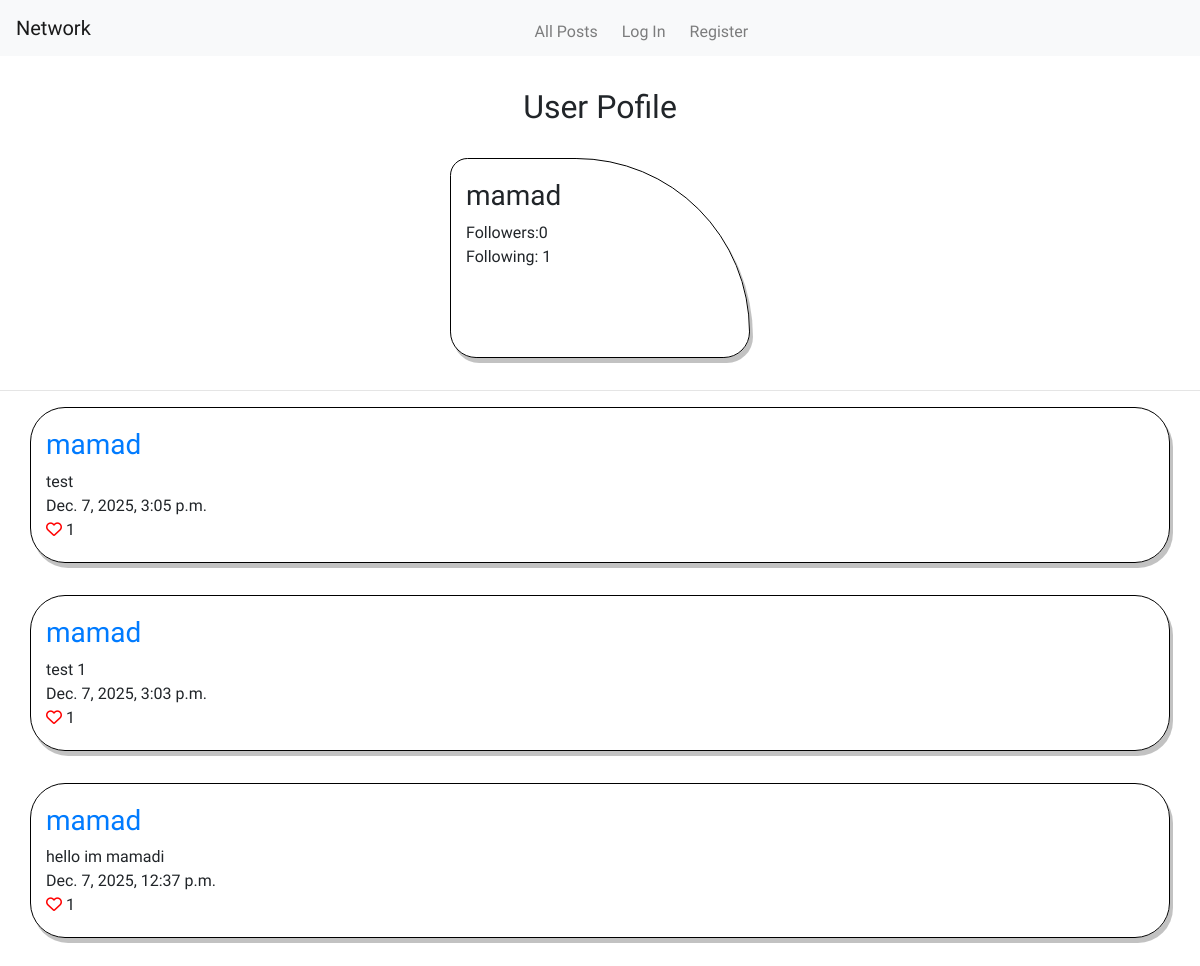
/user/2, run on the app's committed database.
### network/models.py (models this page shows, shortened)
class User(AbstractUser):
    pass

class Post(models.Model):
    user = models.ForeignKey("User", on_delete=models.CASCADE, related_name="posts")
    message = models.TextField(max_length=POST_MAX_LENGTH, blank=False)
    likes = models.ManyToManyField("User", blank=True, related_name="likes")
    created_on = models.DateTimeField(auto_now_add=True)
    modified_on = models.DateField(auto_now=True)
    @property
    def like_count(self):
        return self.likes.count()

### network/views.py (the view)
# urls.py: path("user/<str:user_id>", views.get_user, name="get_user"),
def get_user(request, user_id):
    user_profile = User.objects.get(id=user_id)
    followed_user, _ = Following.objects.get_or_create(user=user_profile)
    is_following = request.user in followed_user.followers.all()
    numbers_of_followers = followed_user.followers.count()
    number_of_users_followed = user_profile.following.count()
    post_objects = Post.objects.filter(user=user_profile).order_by("-created_on")
    paginator = Paginator(post_objects, 10)
    page_number = request.GET.get("page", 1)
    posts = paginator.get_page(page_number)
    return render(
        request,
        "network/profile.html",
        {
            "user": user_profile,
            "following": is_following,
            "number_of_followers": numbers_of_followers,
            "number_of_users_followed": number_of_users_followed,
            "posts": posts,
            "num_page_range": range(posts.paginator.num_pages),
            "current_page": page_number,
            "post_max_length": POST_MAX_LENGTH,
        },
    )

### network/templates/network/profile.html (shortened to what this page needs)
{% extends "network/posts_layout.html" %}
{% load static %}
{% block details %}
    <h2 class="title">User Pofile</h2>
    <div class="container" style="width: 300px;height: 200px;border-radius: 20px 200px 30px 30px;">
        <div class="row post-row">
            <h3>{{ user.username }}</h3>
        </div>
        <div class="row post-row">
            Followers: <span id="number_of_followers">{{ number_of_followers }}</span>
        </div>
        <div class="row post-row">
            Following: {{ number_of_users_followed }}
        </div>
    </div>
    <div>
        <hr>
    </div>
{% endblock %}

### network/templates/network/posts_layout.html (shortened to what this page needs)
{% extends "network/layout.html" %}
{% block body %}
{% block details %}
{% endblock details %}
    {% if posts %}
    {% for post in posts %}
        <div class="container" data-post_container_id="{{ post.id }}">
            <div class="row post-row">
                <h3><a href="{% url 'get_user' post.user.id %}">{{ post.user.username }}</a></h3>
            </div>
            <div class="row post-row">
                <div data-message="{{ post.id }}">{{ post.message }}</div>
            </div>
            <div class="row post-row">
                <div>{{ post.created_on }}
                </div>
            </div>
            <div class="row post-row">
                <div style="display: inline;">
                    {% if request.user.is_authenticated %}
                        {% if request.user in post.likes.all %}
                            <i data-id="{{ post.id }}" class="fas fa-heart" style="color: red;"></i>
                        {% else %}
                            <i data-id="{{ post.id }}" class="far fa-heart" style="color: red;"></i>
                        {% endif %}
                    {% else %}
                        <a href="{% url 'login' %}"><i class="far fa-heart" style="color: red;"></i></a>
                    {% endif %}
                    <div class="like-count" data-id="{{ post.id }}" style="display: inline;">{{ post.like_count }}</div>
                </div>
            </div>
        </div>
    {% endfor %}
    {% endif %}
{% endblock body %}

### network/templates/network/layout.html (shortened to what this page needs)
{% load static %}
<!DOCTYPE html>
<html lang="en">
    <head>
        <link rel="stylesheet" href="https://stackpath.bootstrapcdn.com/bootstrap/4.4.1/css/bootstrap.min.css">
        <link href="{% static 'network/styles.css' %}" rel="stylesheet">
    </head>
    <body>
        <nav class="navbar navbar-expand-lg navbar-light bg-light">
            <a class="navbar-brand" href="{% url 'index' %}">Network</a>
            <div class="nav">
              <ul class="navbar-nav mr-auto">
                <li class="nav-item">
                  <a class="nav-link" href="{% url 'index' %}">All Posts</a>
                </li>
                {% if request.user.is_authenticated %}
                    <li class="nav-item">
                        <a class="nav-link" href="{% url 'post' %}">Post</a>
                    </li>
                    <li class="nav-item">
                        <a class="nav-link" href="{% url 'following' %}">Following</a>
                    </li>
                    <li class="nav-item">
                        <a class="nav-link" href="{% url 'logout' %}">Log Out</a>
                    </li>
                {% else %}
                    <li class="nav-item">
                        <a class="nav-link" href="{% url 'login' %}">Log In</a>
                    </li>
                    <li class="nav-item">
                        <a class="nav-link" href="{% url 'register' %}">Register</a>
                    </li>
                {% endif %}
              </ul>
            </div>
          </nav>
        <div class="body">
            {% block body %}
            {% endblock body %}
        </div>
    </body>
</html>

### network/static/network/styles.css (style rules this page uses)
* { font-family: "Bitcount Prop Single", system-ui; }
body { text-align: center; margin-right: auto; margin-left: auto; }
.nav { text-align: center; margin-right: auto; margin-left: auto; display: flex; height: 2rem; }
.nav-link { color: black; margin-right: 0.5rem; transition: 0.5s ease; }
.title { text-align: center; margin-top: 2rem; margin-bottom: 2rem; }
.post-row { padding-left: 10px; padding-right: 10px; }
.container { box-shadow: 3px 5px #0000003d; border-radius: 35px; border: 1px solid #000; padding: 20px; transition: 0.5s ease; margin-bottom: 2rem; }

### data on the page
User: username "mamad"
Post: user.username "mamad", message "test", created_on "Dec. 7, 2025, 3:05 p.m.", like_count "1"
Post: user.username "mamad", message "test 1", created_on "Dec. 7, 2025, 3:03 p.m.", like_count "1"
Post: user.username "mamad", message "hello im mamadi", created_on "Dec. 7, 2025, 12:37 p.m.", like_count "1"

### other printed values
{{ number_of_followers }} "0"
{{ number_of_users_followed }} "1"
